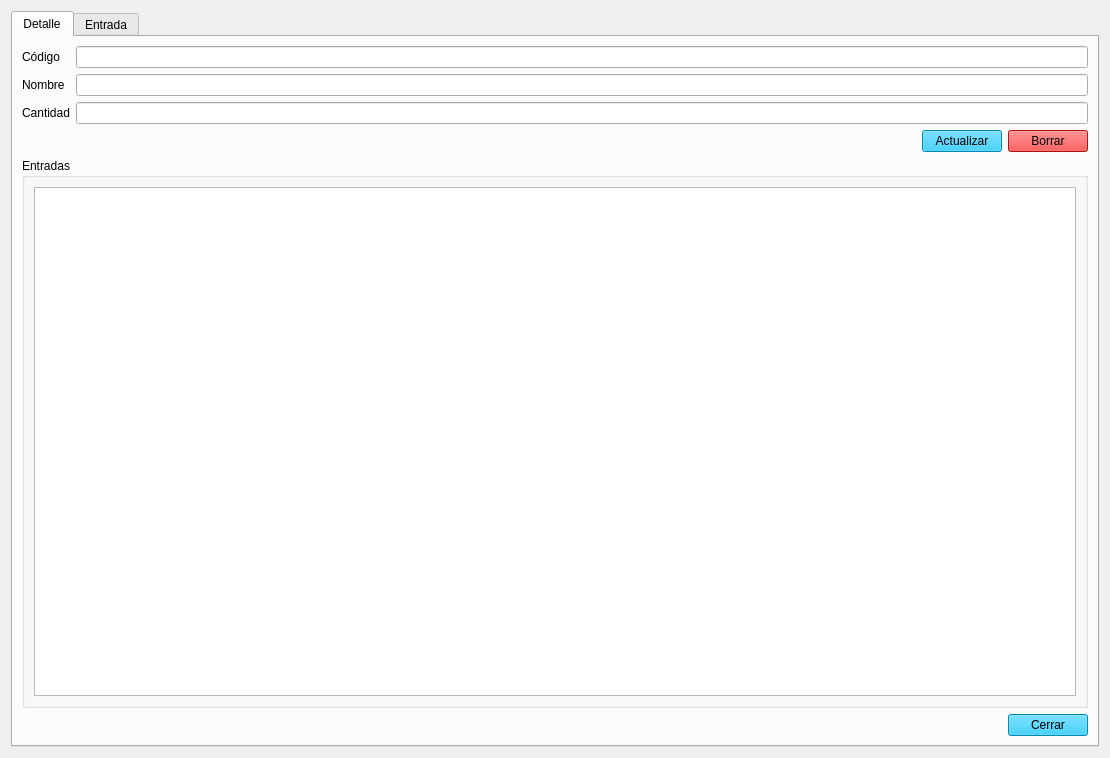
<?xml version="1.0" encoding="UTF-8"?>
<ui version="4.0">
 <class>Form</class>
 <widget class="QWidget" name="Form">
  <property name="geometry">
   <rect>
    <x>0</x>
    <y>0</y>
    <width>1110</width>
    <height>758</height>
   </rect>
  </property>
  <property name="windowTitle">
   <string>Detalle Materia Prima</string>
  </property>
  <property name="styleSheet">
   <string notr="true">QPushButton{

	
	background-color: rgb(6, 191, 249);

}</string>
  </property>
  <layout class="QVBoxLayout" name="verticalLayout">
   <item>
    <widget class="QTabWidget" name="tabWidget">
     <property name="currentIndex">
      <number>0</number>
     </property>
     <widget class="QWidget" name="tab_detalle">
      <attribute name="title">
       <string>Detalle</string>
      </attribute>
      <layout class="QVBoxLayout" name="verticalLayout_3">
       <item>
        <layout class="QFormLayout" name="formLayout">
         <item row="0" column="0">
          <widget class="QLabel" name="lbl_codigo_det">
           <property name="text">
            <string>Código</string>
           </property>
          </widget>
         </item>
         <item row="0" column="1">
          <widget class="QLineEdit" name="le_codigo_det"/>
         </item>
         <item row="1" column="0">
          <widget class="QLabel" name="lbl_nombre_det">
           <property name="text">
            <string>Nombre</string>
           </property>
          </widget>
         </item>
         <item row="1" column="1">
          <widget class="QLineEdit" name="le_nombre_det"/>
         </item>
         <item row="2" column="0">
          <widget class="QLabel" name="lbl_cantidad_det">
           <property name="text">
            <string>Cantidad</string>
           </property>
          </widget>
         </item>
         <item row="2" column="1">
          <widget class="QLineEdit" name="le_cantidad_det"/>
         </item>
        </layout>
       </item>
       <item>
        <layout class="QHBoxLayout" name="horizontalLayout_2">
         <item>
          <spacer name="horizontalSpacer_2">
           <property name="orientation">
            <enum>Qt::Orientation::Horizontal</enum>
           </property>
           <property name="sizeHint" stdset="0">
            <size>
             <width>40</width>
             <height>20</height>
            </size>
           </property>
          </spacer>
         </item>
         <item>
          <widget class="QPushButton" name="btn_actualizar_det">
           <property name="text">
            <string>Actualizar</string>
           </property>
          </widget>
         </item>
         <item>
          <widget class="QPushButton" name="btn_borrar_det">
           <property name="styleSheet">
            <string notr="true">background-color: rgb(254, 20, 20);</string>
           </property>
           <property name="text">
            <string>Borrar</string>
           </property>
          </widget>
         </item>
        </layout>
       </item>
       <item>
        <widget class="QGroupBox" name="groupBox">
         <property name="title">
          <string>Entradas</string>
         </property>
         <layout class="QVBoxLayout" name="verticalLayout_2">
          <item>
           <widget class="QTableView" name="tv_entradas_mp_det"/>
          </item>
         </layout>
        </widget>
       </item>
       <item>
        <layout class="QHBoxLayout" name="horizontalLayout">
         <property name="spacing">
          <number>9</number>
         </property>
         <item>
          <spacer name="horizontalSpacer">
           <property name="orientation">
            <enum>Qt::Orientation::Horizontal</enum>
           </property>
           <property name="sizeType">
            <enum>QSizePolicy::Policy::MinimumExpanding</enum>
           </property>
           <property name="sizeHint" stdset="0">
            <size>
             <width>20</width>
             <height>13</height>
            </size>
           </property>
          </spacer>
         </item>
         <item>
          <widget class="QPushButton" name="btn_cerrar_det">
           <property name="text">
            <string>Cerrar</string>
           </property>
          </widget>
         </item>
        </layout>
       </item>
      </layout>
     </widget>
     <widget class="QWidget" name="tab_entrada">
      <attribute name="title">
       <string>Entrada</string>
      </attribute>
      <layout class="QVBoxLayout" name="verticalLayout_9">
       <item>
        <widget class="QFrame" name="frame_exterior">
         <property name="frameShape">
          <enum>QFrame::Shape::NoFrame</enum>
         </property>
         <property name="frameShadow">
          <enum>QFrame::Shadow::Raised</enum>
         </property>
         <layout class="QVBoxLayout" name="verticalLayout_4">
          <item>
           <widget class="QFrame" name="frame_form">
            <property name="frameShape">
             <enum>QFrame::Shape::NoFrame</enum>
            </property>
            <property name="frameShadow">
             <enum>QFrame::Shadow::Raised</enum>
            </property>
            <layout class="QVBoxLayout" name="verticalLayout_5">
             <item>
              <layout class="QFormLayout" name="formLayout_2">
               <item row="0" column="0">
                <widget class="QLabel" name="lbl_fecha_entrada">
                 <property name="text">
                  <string>Fecha</string>
                 </property>
                </widget>
               </item>
               <item row="1" column="0">
                <widget class="QLabel" name="lbl_codigo_entrada">
                 <property name="text">
                  <string>Código</string>
                 </property>
                </widget>
               </item>
               <item row="3" column="0">
                <widget class="QLabel" name="lbl_proveedor_entrada">
                 <property name="text">
                  <string>Proveedor</string>
                 </property>
                </widget>
               </item>
               <item row="2" column="0">
                <widget class="QLabel" name="lbl_nombre_entrada">
                 <property name="text">
                  <string>Nombre</string>
                 </property>
                </widget>
               </item>
               <item row="1" column="1">
                <widget class="QLineEdit" name="le_codigo_entrada">
                 <property name="readOnly">
                  <bool>true</bool>
                 </property>
                </widget>
               </item>
               <item row="2" column="1">
                <widget class="QLineEdit" name="le_nombre_entrada">
                 <property name="readOnly">
                  <bool>true</bool>
                 </property>
                </widget>
               </item>
               <item row="4" column="0">
                <widget class="QLabel" name="lbl_lote_entrada">
                 <property name="text">
                  <string>Lote</string>
                 </property>
                </widget>
               </item>
               <item row="3" column="1">
                <widget class="QLineEdit" name="le_proveedor_entrada">
                 <property name="readOnly">
                  <bool>true</bool>
                 </property>
                </widget>
               </item>
               <item row="4" column="1">
                <widget class="QLineEdit" name="le_lote_entrada">
                 <property name="text">
                  <string/>
                 </property>
                 <property name="placeholderText">
                  <string>Campo obligatorio</string>
                 </property>
                 <property name="clearButtonEnabled">
                  <bool>true</bool>
                 </property>
                </widget>
               </item>
               <item row="5" column="0">
                <widget class="QLabel" name="lbl_fecha_caducidad">
                 <property name="text">
                  <string>Fecha caducidad</string>
                 </property>
                </widget>
               </item>
               <item row="5" column="1">
                <widget class="QDateEdit" name="de_f_caducidad">
                 <property name="displayFormat">
                  <string>d/M/yyyy</string>
                 </property>
                </widget>
               </item>
               <item row="6" column="0">
                <widget class="QLabel" name="lbl_cantidad_entrada">
                 <property name="text">
                  <string>Cantidad</string>
                 </property>
                </widget>
               </item>
               <item row="7" column="0">
                <widget class="QLabel" name="lbl_precio_entrada">
                 <property name="text">
                  <string>Precio</string>
                 </property>
                </widget>
               </item>
               <item row="6" column="1">
                <widget class="QLineEdit" name="le_cantidad_entrada">
                 <property name="placeholderText">
                  <string>Campo obligatorio</string>
                 </property>
                 <property name="clearButtonEnabled">
                  <bool>true</bool>
                 </property>
                </widget>
               </item>
               <item row="7" column="1">
                <widget class="QLineEdit" name="le_precio_entrada">
                 <property name="inputMethodHints">
                  <set>Qt::InputMethodHint::ImhNone</set>
                 </property>
                 <property name="inputMask">
                  <string/>
                 </property>
                 <property name="text">
                  <string/>
                 </property>
                 <property name="placeholderText">
                  <string>Campo obligatorio</string>
                 </property>
                 <property name="clearButtonEnabled">
                  <bool>true</bool>
                 </property>
                </widget>
               </item>
               <item row="0" column="1">
                <widget class="QLineEdit" name="le_f_entrada"/>
               </item>
              </layout>
             </item>
            </layout>
           </widget>
          </item>
          <item>
           <spacer name="verticalSpacer_2">
            <property name="orientation">
             <enum>Qt::Orientation::Vertical</enum>
            </property>
            <property name="sizeType">
             <enum>QSizePolicy::Policy::Maximum</enum>
            </property>
            <property name="sizeHint" stdset="0">
             <size>
              <width>20</width>
              <height>40</height>
             </size>
            </property>
           </spacer>
          </item>
          <item>
           <layout class="QHBoxLayout" name="horizontalLayout_5">
            <item>
             <spacer name="horizontalSpacer_3">
              <property name="orientation">
               <enum>Qt::Orientation::Horizontal</enum>
              </property>
              <property name="sizeHint" stdset="0">
               <size>
                <width>40</width>
                <height>20</height>
               </size>
              </property>
             </spacer>
            </item>
            <item>
             <widget class="QPushButton" name="btn_cerrar_entrada">
              <property name="text">
               <string>Cerrar</string>
              </property>
             </widget>
            </item>
            <item>
             <widget class="QPushButton" name="btn_guardar_entrada">
              <property name="text">
               <string>Guardar</string>
              </property>
             </widget>
            </item>
           </layout>
          </item>
         </layout>
        </widget>
       </item>
      </layout>
     </widget>
    </widget>
   </item>
  </layout>
 </widget>
 <resources/>
 <connections/>
</ui>
